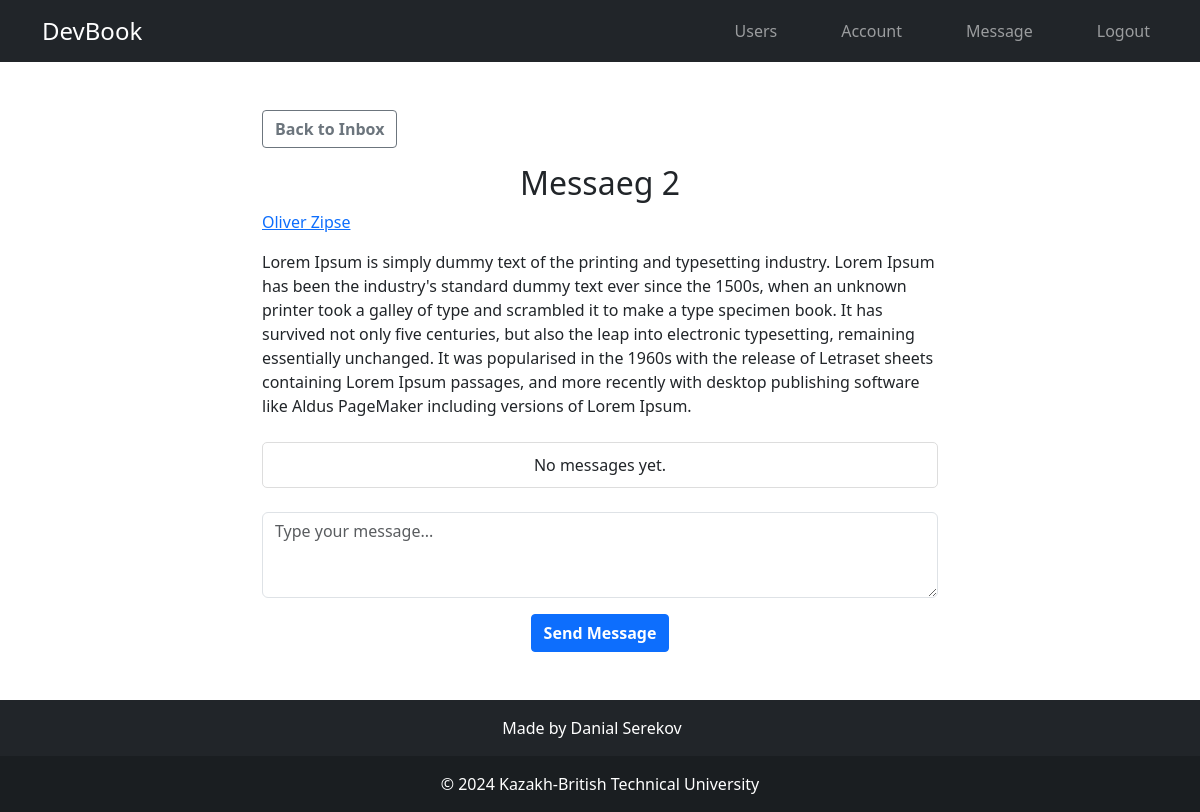
Page /inbox/message/a675203a-0196-4e72-9479-868a43a5f020/ (signed in) on the committed database.
### users/models.py (models this page shows, shortened)
class Message(models.Model):
    sender = models.ForeignKey(Profile, on_delete=models.SET_NULL, null=True, blank=True)
    recipient = models.ForeignKey(Profile, on_delete=models.SET_NULL, null=True, blank=True, related_name='messages')
    name = models.CharField(max_length=200, null=True, blank=True)
    email = models.EmailField(max_length=200, null=True, blank=True)
    subject = models.CharField(max_length=200, null=True, blank=True)
    body = models.TextField()
    is_read = models.BooleanField(default=False, null=True)
    published_date = models.DateTimeField(auto_now_add=True)
    id = models.UUIDField(default=uuid.uuid4, unique=True,
                          primary_key=True, editable=False)
    class Meta:
        ordering = ['is_read', '-published_date']

### users/views.py (the view)
# urls.py: path('inbox/message/<str:pk>/', views.viewMessage, name='message'),
@login_required(login_url='login')
def viewMessage(request, pk):
    profile = request.user.profile
    message = profile.messages.get(id=pk)
    if message.is_read == False:
        message.is_read = True
        message.save()
    context = {'message': message}
    return render(request, 'users/message.html', context)

### users/templates/users/message.html (shortened to what this page needs)
{% extends 'main.html' %}
{% block content %}
<main class="messagePage my-5">
  <div class="container" style="max-width: 700px; margin: 0 auto;">
    <div class="content-box">
      <div class="message">
        <a class="backButton btn btn-outline-secondary mb-3" href="{% url 'inbox' %}">
           Back to Inbox
        </a>
        <h2 class="message__subject text-center">{{ message.subject }}</h2>
        <div class="message__header mb-3">
          {% if message.sender %}
            <a href="{% url 'profile-page' message.sender.id %}" class="message__author">{{ message.name }}</a>
          {% else %}
            <p class="message__author">{{ message.name }}</p>
          {% endif %}
        </div>
        <div class="message__body mb-4">{{ message.body|linebreaksbr }}</div>
        <div class="message__history text-center">
          {% for msg in messages %}
            <div class="message__item {% if msg.sender == request.user.profile %}sent{% else %}received{% endif %}">
              <div class="d-flex justify-content-center">
                <div>
                  <strong class="{% if msg.sender == request.user.profile %}text-primary{% else %}text-success{% endif %}">
                    {{ msg.sender.username }}
                  </strong>
                  <p class="mb-1 {% if not msg.is_read %}font-weight-bold{% endif %}">{{ msg.body }}</p>
                  <small class="text-muted">{{ msg.published_date|date:"F j, Y, g:i a" }}</small>
                </div>
              </div>
            </div>
          {% empty %}
          <div class="text-center">No messages yet.</div>
          {% endfor %}
        </div>
        <form action="" method="POST" class="text-center mt-4">
          <div class="mb-3" style="max-width: 700px; margin: 0 auto;">
            <textarea name="message_content" class="form-control" rows="3" placeholder="Type your message..." required></textarea>
          </div>
          <button type="submit" class="btn btn-primary">Send Message</button>
        </form>
      </div>
    </div>
  </div>
</main>
{% endblock content %}

### static/styles/main.css (style rules this page uses)
input[type="text"], input[type="email"], textarea, input[type="file"] { display: block; width: 100%; padding: 10px; margin-top: 5px; border: 1px solid #ced4da; border-radius: 0.25rem; }
.btn { border-radius: 0.25rem; font-weight: bold; }
.message__history { max-height: 400px; overflow-y: auto; padding: 10px; border: 1px solid #ddd; border-radius: 5px; display: flex; flex-direction: column; align-items: center; }

### rows in the picture
Message: subject "Messaeg 2", name "Oliver Zipse", body "Lorem Ipsum is simply dummy text of the printing and typesetting industry. Lorem Ipsum has been the industry's standard dummy text ever since the 1500s, when an unknown printer took a galley of type and scrambled it to make a type specimen book. It has survived not only five centuries, but also the leap into electronic typesetting, remaining essentially unchanged. It was popularised in the 1960s with the release of Letraset sheets containing Lorem Ipsum passages, and more recently with desktop publishing software like Aldus PageMaker including versions of Lorem Ipsum."
